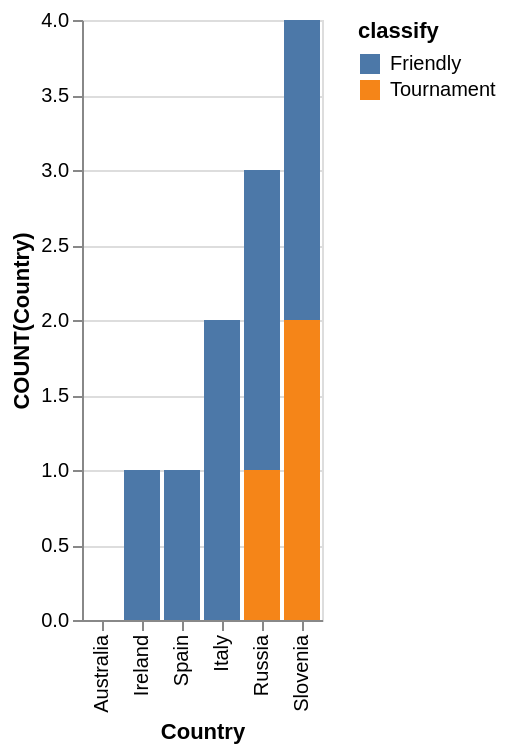

Express this chart as Vega-Lite.
### Vega-Lite specification from a JSON file in a GitHub repository (floating-point values rounded to 4 significant figures)
{"data": {"values": [{"x_data": "Ireland", "y_data": 1, "classify": "Friendly"}, {"x_data": "Spain", "y_data": 1, "classify": "Friendly"}, {"x_data": "Australia", "y_data": 0, "classify": "Friendly"}, {"x_data": "Italy", "y_data": 2, "classify": "Friendly"}, {"x_data": "Slovenia", "y_data": 2, "classify": "Friendly"}, {"x_data": "Russia", "y_data": 2, "classify": "Friendly"}, {"x_data": "Ireland", "y_data": 0, "classify": "Tournament"}, {"x_data": "Spain", "y_data": 0, "classify": "Tournament"}, {"x_data": "Australia", "y_data": 0, "classify": "Tournament"}, {"x_data": "Italy", "y_data": 0, "classify": "Tournament"}, {"x_data": "Slovenia", "y_data": 2, "classify": "Tournament"}, {"x_data": "Russia", "y_data": 1, "classify": "Tournament"}]}, "mark": "bar", "encoding": {"x": {"field": "x_data", "type": "nominal", "title": "Country", "sort": {"op": "sum", "field": "y_data", "order": "ascending"}}, "y": {"field": "y_data", "type": "quantitative", "title": "COUNT(Country)"}, "color": {"field": "classify"}}}
